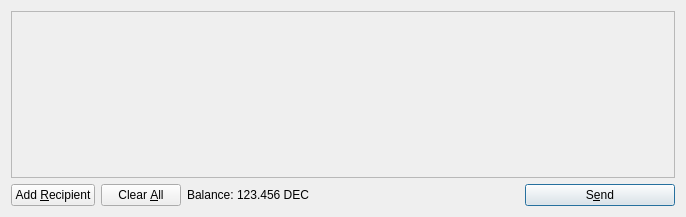
<?xml version="1.0" encoding="UTF-8"?>
<ui version="4.0">
 <class>SendCoinsDialog</class>
 <widget class="QDialog" name="SendCoinsDialog">
  <property name="geometry">
   <rect>
    <x>0</x>
    <y>0</y>
    <width>686</width>
    <height>217</height>
   </rect>
  </property>
  <property name="windowTitle">
   <string>Send Coins</string>
  </property>
  <layout class="QVBoxLayout" name="verticalLayout">
   <item>
    <widget class="QScrollArea" name="scrollArea">
     <property name="widgetResizable">
      <bool>true</bool>
     </property>
     <widget class="QWidget" name="scrollAreaWidgetContents">
      <property name="geometry">
       <rect>
        <x>0</x>
        <y>0</y>
        <width>666</width>
        <height>165</height>
       </rect>
      </property>
      <layout class="QVBoxLayout" name="verticalLayout_2">
       <property name="margin">
        <number>0</number>
       </property>
       <item>
        <layout class="QVBoxLayout" name="entries">
         <property name="spacing">
          <number>6</number>
         </property>
        </layout>
       </item>
       <item>
        <spacer name="verticalSpacer">
         <property name="orientation">
          <enum>Qt::Vertical</enum>
         </property>
         <property name="sizeHint" stdset="0">
          <size>
           <width>20</width>
           <height>40</height>
          </size>
         </property>
        </spacer>
       </item>
      </layout>
     </widget>
    </widget>
   </item>
   <item>
    <layout class="QHBoxLayout" name="horizontalLayout">
     <item>
      <widget class="QPushButton" name="addButton">
       <property name="toolTip">
        <string>Send to multiple recipients at once</string>
       </property>
       <property name="text">
        <string>Add &amp;Recipient</string>
       </property>
       <property name="icon">
        <iconset resource="../bitcoin.qrc">
         <normaloff>:/icons/add</normaloff>:/icons/add</iconset>
       </property>
       <property name="autoDefault">
        <bool>false</bool>
       </property>
      </widget>
     </item>
     <item>
      <widget class="QPushButton" name="clearButton">
       <property name="sizePolicy">
        <sizepolicy hsizetype="Minimum" vsizetype="Fixed">
         <horstretch>0</horstretch>
         <verstretch>0</verstretch>
        </sizepolicy>
       </property>
       <property name="toolTip">
        <string>Remove all transaction fields</string>
       </property>
       <property name="text">
        <string>Clear &amp;All</string>
       </property>
       <property name="icon">
        <iconset resource="../bitcoin.qrc">
         <normaloff>:/icons/remove</normaloff>:/icons/remove</iconset>
       </property>
       <property name="autoRepeatDelay">
        <number>300</number>
       </property>
       <property name="autoDefault">
        <bool>false</bool>
       </property>
      </widget>
     </item>
     <item>
      <layout class="QHBoxLayout" name="horizontalLayout_2">
       <property name="spacing">
        <number>3</number>
       </property>
       <item>
        <widget class="QLabel" name="label">
         <property name="text">
          <string>Balance:</string>
         </property>
        </widget>
       </item>
       <item>
        <widget class="QLabel" name="labelBalance">
         <property name="cursor">
          <cursorShape>IBeamCursor</cursorShape>
         </property>
         <property name="text">
          <string>123.456 DEC</string>
         </property>
         <property name="textInteractionFlags">
          <set>Qt::LinksAccessibleByMouse|Qt::TextSelectableByKeyboard|Qt::TextSelectableByMouse</set>
         </property>
        </widget>
       </item>
      </layout>
     </item>
     <item>
      <spacer name="horizontalSpacer">
       <property name="orientation">
        <enum>Qt::Horizontal</enum>
       </property>
       <property name="sizeHint" stdset="0">
        <size>
         <width>40</width>
         <height>20</height>
        </size>
       </property>
      </spacer>
     </item>
     <item>
      <widget class="QPushButton" name="sendButton">
       <property name="minimumSize">
        <size>
         <width>150</width>
         <height>0</height>
        </size>
       </property>
       <property name="toolTip">
        <string>Confirm the send action</string>
       </property>
       <property name="text">
        <string>S&amp;end</string>
       </property>
       <property name="icon">
        <iconset resource="../bitcoin.qrc">
         <normaloff>:/icons/send</normaloff>:/icons/send</iconset>
       </property>
       <property name="default">
        <bool>true</bool>
       </property>
      </widget>
     </item>
    </layout>
   </item>
  </layout>
 </widget>
 <resources>
  <include location="../bitcoin.qrc"/>
 </resources>
 <connections/>
</ui>
